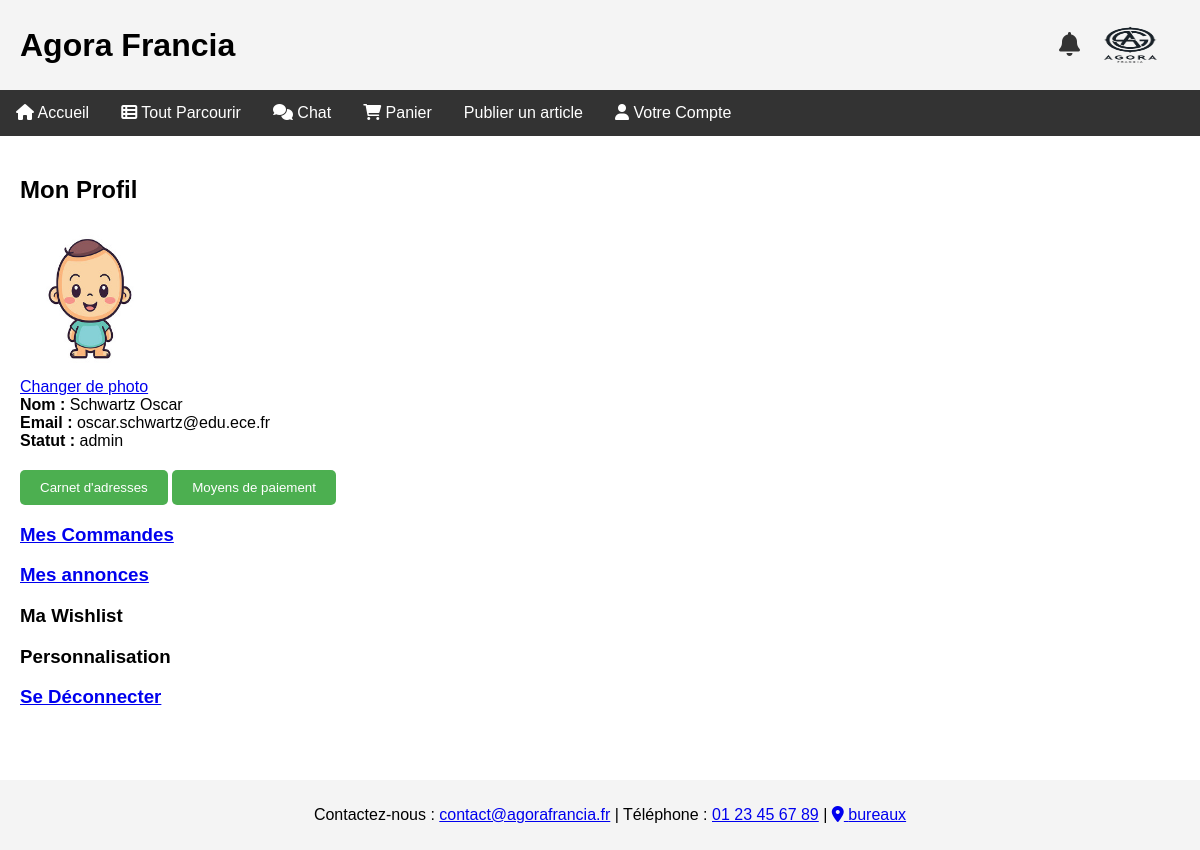
The app's page /profile.php (signed in), older data.
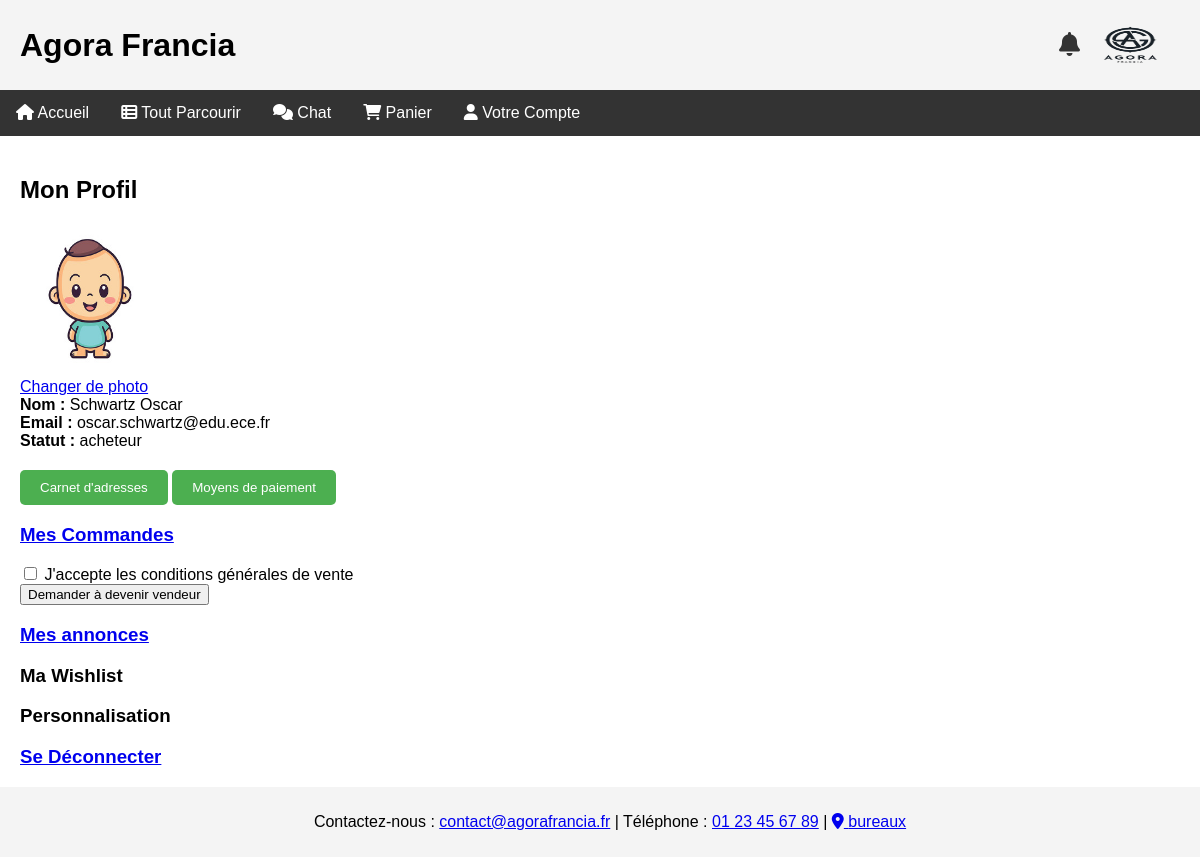
The same page, newer data.
### tables this page shows
CREATE TABLE `utilisateurs` (
                                `id` int(11) NOT NULL,
                                `nom` varchar(50) DEFAULT NULL,
                                `prenom` varchar(50) DEFAULT NULL,
                                `email` varchar(100) DEFAULT NULL,
                                `mot_de_passe` varchar(255) DEFAULT NULL,
                                `adresse` text DEFAULT NULL,
                                `ville` varchar(50) DEFAULT NULL,
                                `code_postal` varchar(20) DEFAULT NULL,
                                `pays` varchar(50) DEFAULT NULL,
                                `type_utilisateur` enum('admin','vendeur','acheteur') DEFAULT NULL,
                                `photo` varchar(255) DEFAULT NULL,
                                `image_fond` varchar(255) DEFAULT NULL
);

### profile.php (the view, shortened to what this page needs)
<?php
include 'db_connect.php';
$user_id = $_SESSION['user_id'];
$stmt = $pdo->prepare("SELECT * FROM utilisateurs WHERE id = ?");
$stmt->execute([$user_id]);
$user = $stmt->fetch();
?>
<!DOCTYPE html>
<html lang="fr">
<head>
    <link href="style.css" rel="stylesheet" type="text/css" />
    <link rel="stylesheet" href="https://cdnjs.cloudflare.com/ajax/libs/font-awesome/6.0.0-beta3/css/all.min.css">
</head>
<body>
<div class="wrapper">
    <div class="header">
        <h1>Agora Francia</h1>
        <div class="logo-notification">
            <a href="notifications.php" class="notification-icon"><i class="fas fa-bell"></i></a>
            <img src="logo.png" width="100" height="100" alt="logoAgora">
        </div>
    </div>
    <div class="navigation">
        <a href="index.html"><i class="fas fa-home"></i> Accueil</a>
        <a href="browse.php"><i class="fas fa-th-list"></i> Tout Parcourir</a>
        <a href="chat.php"><i class="fas fa-comments"></i> Chat</a>
        <a href="cart.php"><i class="fas fa-shopping-cart"></i> Panier</a>
        <?php if ($user['type_utilisateur'] == 'vendeur' || $user['type_utilisateur'] == 'admin'): ?>
            <a href="publish_article.php">Publier un article</a>
        <?php endif; ?>
        <div class="dropdown">
            <a href="#votrecompte" class="dropbtn"><i class="fas fa-user"></i> Votre Compte</a>
        </div>
    </div>
    <div class="section">
        <h2>Mon Profil</h2>
        <img src="<?php echo htmlspecialchars($user['photo']); ?>" alt="Photo de Profil" width="150" height="150"><br>
        <a href="upload_photo.php">Changer de photo</a><br>
        <strong>Nom :</strong> <?php echo htmlspecialchars($user['prenom'] . ' ' . $user['nom']); ?><br>
        <strong>Email :</strong> <?php echo htmlspecialchars($user['email']); ?><br>
        <strong>Statut :</strong> <?php echo htmlspecialchars($user['type_utilisateur']); ?><br>
        <button id="toggle-addresses" class="btn">Carnet d'adresses</button>
        <button id="toggle-payments" class="btn">Moyens de paiement</button>
        <h3><a href="mes_commandes.php">Mes Commandes</a></h3>
        <?php if ($user['type_utilisateur'] == 'acheteur'): ?>
            <form method="post">
                <input type="checkbox" name="accepter_conditions" required> J'accepte les conditions générales de vente<br>
                <input type="submit" name="demande_statut" value="Demander à devenir vendeur">
            </form>
        <?php endif; ?>
        <h3><a href="mes-annonces.php">Mes annonces</a></h3>
        <h3>Ma Wishlist</h3>
        <h3>Personnalisation</h3>
        <h3><a href="logout.php">Se Déconnecter</a></h3>
    </div>
    <footer class="footer">
        <p>Contactez-nous : <a href="mailto:contact@agorafrancia.fr">contact@agorafrancia.fr</a> | Téléphone : <a href="tel:+33123456789">01 23 45 67 89</a> | <a href="https://www.google.fr/maps/place/37+Quai+de+Grenelle,+75015+Paris/@48.8515004,2.2846575,17z/data=!3m1!4b1!4m6!3m5!1s0x47e6700497ee3ec5:0xdd60f514adcdb346!8m2!3d48.8515004!4d2.2872324!16s%2Fg%2F11bw3y1mf8?entry=ttu" target="_blank"><i class="fas fa-map-marker-alt"></i> bureaux</a></p>
    </footer>
</div>
</body>
</html>

Row changes from the older to the newer data that the page shows:
changed utilisateurs "Schwartz Oscar": type_utilisateur "admin" → "acheteur"
Text that changed along with them:
form field accepter_conditions: (not shown) → "☐"
form field demande_statut: (not shown) → "Demander à devenir vendeur"
text no longer shown: "Publier un article"
text now shown: "J'accepte les conditions générales de vente"
